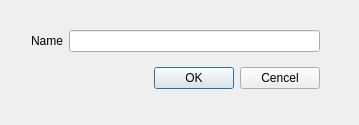
<?xml version="1.0" encoding="UTF-8"?>
<ui version="4.0">
 <class>Dialog</class>
 <widget class="QDialog" name="Dialog">
  <property name="geometry">
   <rect>
    <x>0</x>
    <y>0</y>
    <width>359</width>
    <height>125</height>
   </rect>
  </property>
  <property name="windowTitle">
   <string>Dialog</string>
  </property>
  <widget class="QWidget" name="">
   <property name="geometry">
    <rect>
     <x>20</x>
     <y>10</y>
     <width>311</width>
     <height>101</height>
    </rect>
   </property>
   <layout class="QVBoxLayout" name="verticalLayout">
    <item>
     <layout class="QHBoxLayout" name="horizontalLayout">
      <item>
       <widget class="QLabel" name="label">
        <property name="text">
         <string>Name</string>
        </property>
        <property name="buddy">
         <cstring>lineEdit</cstring>
        </property>
       </widget>
      </item>
      <item>
       <widget class="QLineEdit" name="lineEdit"/>
      </item>
     </layout>
    </item>
    <item>
     <layout class="QHBoxLayout" name="horizontalLayout_2">
      <item>
       <spacer name="horizontalSpacer">
        <property name="orientation">
         <enum>Qt::Horizontal</enum>
        </property>
        <property name="sizeHint" stdset="0">
         <size>
          <width>40</width>
          <height>20</height>
         </size>
        </property>
       </spacer>
      </item>
      <item>
       <widget class="QPushButton" name="pushButton_2">
        <property name="text">
         <string>OK</string>
        </property>
       </widget>
      </item>
      <item>
       <widget class="QPushButton" name="pushButton">
        <property name="text">
         <string>Cencel</string>
        </property>
       </widget>
      </item>
     </layout>
    </item>
   </layout>
  </widget>
 </widget>
 <layoutdefault spacing="6" margin="11"/>
 <tabstops>
  <tabstop>lineEdit</tabstop>
  <tabstop>pushButton_2</tabstop>
  <tabstop>pushButton</tabstop>
 </tabstops>
 <resources/>
 <connections>
  <connection>
   <sender>pushButton_2</sender>
   <signal>clicked()</signal>
   <receiver>Dialog</receiver>
   <slot>accept()</slot>
   <hints>
    <hint type="sourcelabel">
     <x>198</x>
     <y>89</y>
    </hint>
    <hint type="destinationlabel">
     <x>168</x>
     <y>110</y>
    </hint>
   </hints>
  </connection>
  <connection>
   <sender>pushButton</sender>
   <signal>clicked()</signal>
   <receiver>Dialog</receiver>
   <slot>close()</slot>
   <hints>
    <hint type="sourcelabel">
     <x>302</x>
     <y>89</y>
    </hint>
    <hint type="destinationlabel">
     <x>323</x>
     <y>114</y>
    </hint>
   </hints>
  </connection>
 </connections>
</ui>
